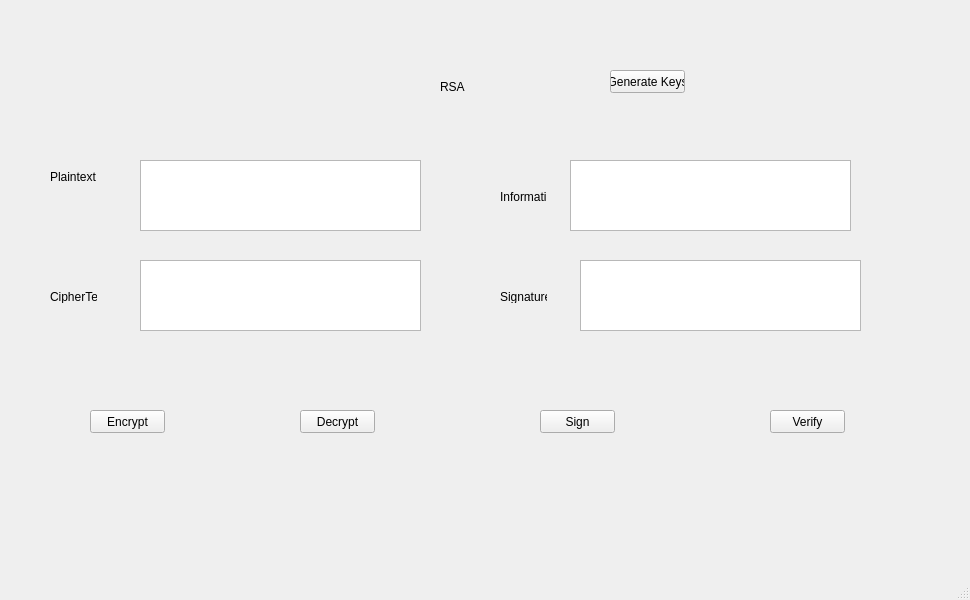
<?xml version="1.0" encoding="UTF-8"?>
<ui version="4.0">
 <class>MainWindow</class>
 <widget class="QMainWindow" name="MainWindow">
  <property name="geometry">
   <rect>
    <x>0</x>
    <y>0</y>
    <width>970</width>
    <height>600</height>
   </rect>
  </property>
  <property name="windowTitle">
   <string>MainWindow</string>
  </property>
  <widget class="QWidget" name="centralwidget">
   <widget class="QPlainTextEdit" name="txtplaintext">
    <property name="geometry">
     <rect>
      <x>140</x>
      <y>160</y>
      <width>281</width>
      <height>71</height>
     </rect>
    </property>
   </widget>
   <widget class="QPlainTextEdit" name="txtciphertext">
    <property name="geometry">
     <rect>
      <x>140</x>
      <y>260</y>
      <width>281</width>
      <height>71</height>
     </rect>
    </property>
   </widget>
   <widget class="QPlainTextEdit" name="txtinformatic">
    <property name="geometry">
     <rect>
      <x>570</x>
      <y>160</y>
      <width>281</width>
      <height>71</height>
     </rect>
    </property>
   </widget>
   <widget class="QPlainTextEdit" name="txtsignature">
    <property name="geometry">
     <rect>
      <x>580</x>
      <y>260</y>
      <width>281</width>
      <height>71</height>
     </rect>
    </property>
   </widget>
   <widget class="QPushButton" name="btnEncrypt">
    <property name="geometry">
     <rect>
      <x>90</x>
      <y>410</y>
      <width>75</width>
      <height>23</height>
     </rect>
    </property>
    <property name="text">
     <string>Encrypt</string>
    </property>
   </widget>
   <widget class="QPushButton" name="btnGenerateKeys">
    <property name="geometry">
     <rect>
      <x>610</x>
      <y>70</y>
      <width>75</width>
      <height>23</height>
     </rect>
    </property>
    <property name="text">
     <string>Generate Keys</string>
    </property>
   </widget>
   <widget class="QPushButton" name="btnDecrypt">
    <property name="geometry">
     <rect>
      <x>300</x>
      <y>410</y>
      <width>75</width>
      <height>23</height>
     </rect>
    </property>
    <property name="text">
     <string>Decrypt</string>
    </property>
   </widget>
   <widget class="QPushButton" name="btnSign">
    <property name="geometry">
     <rect>
      <x>540</x>
      <y>410</y>
      <width>75</width>
      <height>23</height>
     </rect>
    </property>
    <property name="text">
     <string>Sign</string>
    </property>
   </widget>
   <widget class="QPushButton" name="btnVerify">
    <property name="geometry">
     <rect>
      <x>770</x>
      <y>410</y>
      <width>75</width>
      <height>23</height>
     </rect>
    </property>
    <property name="text">
     <string>Verify</string>
    </property>
   </widget>
   <widget class="QLabel" name="label">
    <property name="geometry">
     <rect>
      <x>50</x>
      <y>170</y>
      <width>47</width>
      <height>13</height>
     </rect>
    </property>
    <property name="text">
     <string>Plaintext</string>
    </property>
   </widget>
   <widget class="QLabel" name="label_2">
    <property name="geometry">
     <rect>
      <x>50</x>
      <y>290</y>
      <width>47</width>
      <height>13</height>
     </rect>
    </property>
    <property name="text">
     <string>CipherText</string>
    </property>
   </widget>
   <widget class="QLabel" name="label_3">
    <property name="geometry">
     <rect>
      <x>440</x>
      <y>80</y>
      <width>47</width>
      <height>13</height>
     </rect>
    </property>
    <property name="text">
     <string>RSA</string>
    </property>
   </widget>
   <widget class="QLabel" name="label_4">
    <property name="geometry">
     <rect>
      <x>500</x>
      <y>190</y>
      <width>47</width>
      <height>13</height>
     </rect>
    </property>
    <property name="text">
     <string>Informatic</string>
    </property>
   </widget>
   <widget class="QLabel" name="label_5">
    <property name="geometry">
     <rect>
      <x>500</x>
      <y>290</y>
      <width>47</width>
      <height>13</height>
     </rect>
    </property>
    <property name="text">
     <string>Signature</string>
    </property>
   </widget>
  </widget>
  <widget class="QMenuBar" name="menubar">
   <property name="geometry">
    <rect>
     <x>0</x>
     <y>0</y>
     <width>970</width>
     <height>21</height>
    </rect>
   </property>
  </widget>
  <widget class="QStatusBar" name="statusbar"/>
 </widget>
 <resources/>
 <connections/>
</ui>
